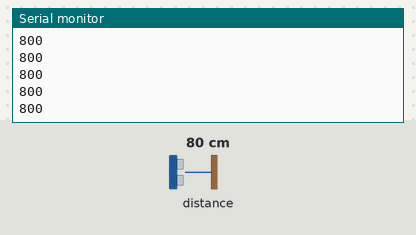
Bench run of a sketch on a simulated ESP32. Shown: the last lines printed to the serial monitor. The inputs (shaded band) are chosen by the test bench; at power-on: distance to the obstacle 80 cm.

Above: at 1.2 s.
1.3 s: distance to the obstacle set to 250 cm
3.2 s: distance to the obstacle set to 2 cm
At 3.25 s:
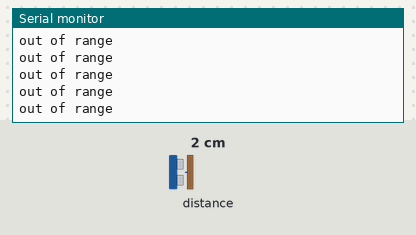
At 3.65 s:
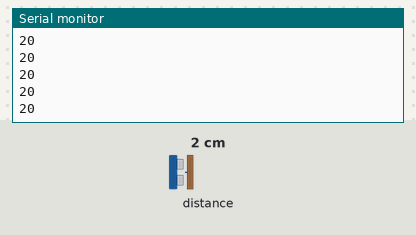
Timing chart, 0 to 6.2 s (numbered marks = the images above; inputs shaded):
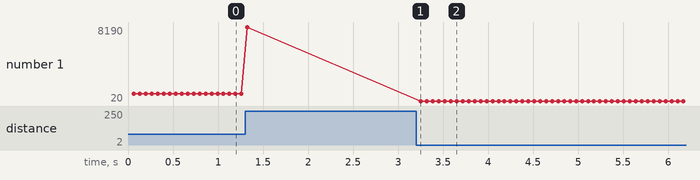

Measured:
- plotted number 1: 800 → 8190 after the input at 1.3 s, 8190 → 20 after the input at 3.2 s

The sketch:

Exemple_test_capteur_de_distance_TOF200C_VL53L0X.ino
```cpp
#include <Wire.h>        // Inclut la bibliothèque Wire pour la communication I2C
#include <VL53L0X.h>     // Inclut la bibliothèque pour le capteur de distance VL53L0X

VL53L0X sensor;          // Crée un objet "sensor" pour contrôler le capteur VL53L0X
int data = 0;            // Variable pour stocker la distance mesurée

// La fonction "setup" est exécutée une seule fois au démarrage
void setup()
{
  Serial.begin(9600);    // Démarre la communication série à 9600 bauds (pour afficher des données sur le moniteur série)
  Wire.begin();          // Initialise la communication I2C

  // Définit le temps alloué pour chaque mesure (en microsecondes), ici 200ms
  sensor.setMeasurementTimingBudget(200000);

  sensor.setTimeout(500);  // Définit un temps d'attente maximum de 500ms avant de considérer une mesure échouée
    if (!sensor.init())      // Initialise le capteur, et vérifie si l'initialisation est réussie
  {
    Serial.println("Failed to detect and initialize sensor!");  // Affiche un message d'erreur si le capteur n'est pas détecté
    while (1) {}           // Boucle infinie si le capteur ne fonctionne pas, pour bloquer le programme
  }

  sensor.startContinuous();  // Démarre la mesure continue des distances
}

// La fonction "loop" s'exécute en boucle tant que l'Arduino est sous tension
void loop()
{
  // Lit la distance mesurée par le capteur en millimètres
  data = sensor.readRangeContinuousMillimeters();

  // Vérifie si la valeur retournée est valide (8190 signifie "hors de portée")
  // donc si data est diférent (!=) de 8190
  if (data != 8190){
    // Affiche la distance mesurée dans le moniteur série si la mesure est valide
    Serial.print(sensor.readRangeContinuousMillimeters());
  }
  else {
    // Affiche "out of range" si la mesure est hors de portée
    Serial.println("out of range");
  }

  // Vérifie si un dépassement du temps d'attente s'est produit
  if (sensor.timeoutOccurred()) {
    // Affiche "TIMEOUT" si le capteur a pris trop de temps pour effectuer la mesure
    Serial.print(" TIMEOUT");
  }

  Serial.println();  // Passe à la ligne suivante dans le moniteur série
}
```
